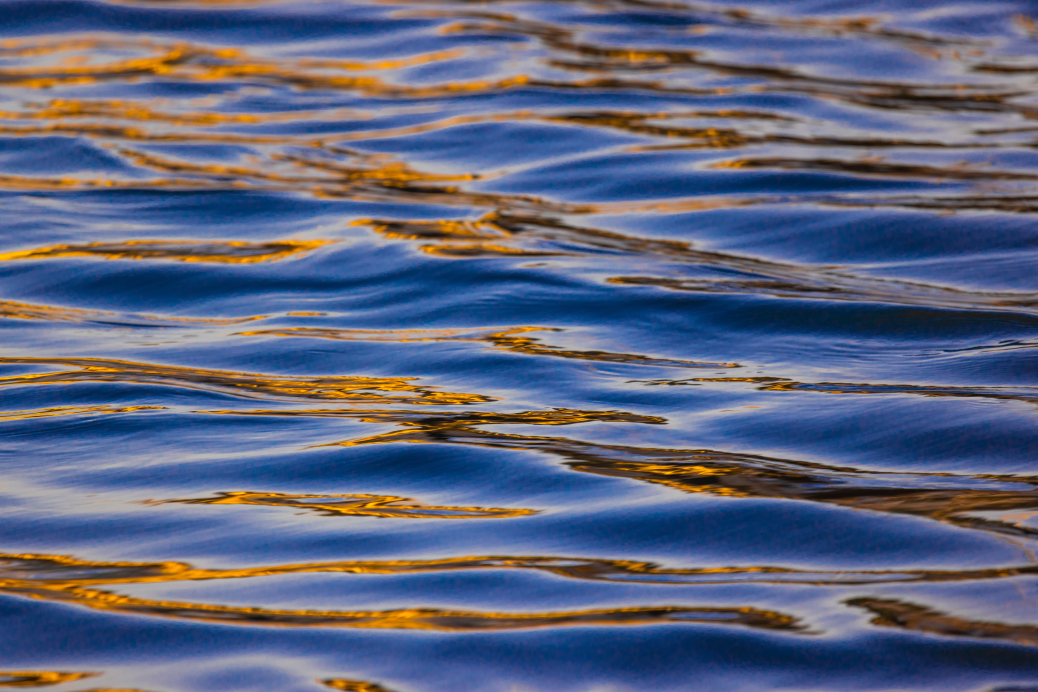
#> input picture client/python/projectairsim/tests/assets/sample_texture.png, 1038 x 692 px
$ python -i image_validation_utils.py   (imports and definitions only)
#> lines starting #> are read from the running program, lines starting #| are printed output that depends on the picture
"""
Shared helpers for RGB image validation in pytest (non-test module; not collected).

Uses OpenCV + NumPy only (already project dependencies).
"""

from __future__ import annotations

import os
from typing import Optional, Tuple

import cv2
import numpy as np


def grayscale_normalized_cross_correlation(
    img_bgr: np.ndarray, ref_bgr: np.ndarray
) -> float:
    """Return Pearson correlation of flattened grayscale patches (1.0 = identical up to affine scaling).

    Both images are resized to the reference dimensions before comparison.
    """
    if ref_bgr is None or ref_bgr.size == 0 or img_bgr is None or img_bgr.size == 0:
        return 0.0
    h, w = ref_bgr.shape[:2]
    cur = cv2.resize(img_bgr, (w, h), interpolation=cv2.INTER_AREA)
    g1 = cv2.cvtColor(cur, cv2.COLOR_BGR2GRAY).astype(np.float64)
    g2 = cv2.cvtColor(ref_bgr, cv2.COLOR_BGR2GRAY).astype(np.float64)
    g1 -= g1.mean()
    g2 -= g2.mean()
    n = float(np.linalg.norm(g1.ravel()) * np.linalg.norm(g2.ravel()))
    if n < 1e-9:
        return 0.0
    return float(np.dot(g1.ravel(), g2.ravel()) / n)


def assert_rgb_scene_image_valid(
    img_msg: dict,
    *,
    reference_image_path: str = "",
    min_similarity_to_reference: float = 0.85,
    min_gray_std: float = 2.0,
) -> Tuple[Optional[float], np.ndarray]:
    """Decode a scene camera message and assert it carries plausible image data.

    Always checks non-empty buffer, shape, and non-flat intensity (std on grayscale).

    If ``reference_image_path`` is set (non-empty and file exists), also asserts
    normalized grayscale correlation to that reference is >= ``min_similarity_to_reference``.

    Returns:
        (similarity_or_none, bgr_image) for optional extra assertions by the caller.
    """
    assert img_msg is not None
    assert "data" in img_msg and "width" in img_msg and "height" in img_msg
    w, h = int(img_msg["width"]), int(img_msg["height"])
    assert w > 0 and h > 0
    raw = img_msg["data"]
    if isinstance(raw, list):
        nparr = np.array(raw, dtype=np.uint8)
    else:
        nparr = np.frombuffer(raw, dtype=np.uint8)
    expected = w * h * 3
    assert nparr.size >= expected, f"buffer too small: {nparr.size} < {expected}"
    bgr = nparr[:expected].reshape((h, w, 3))
    gray = cv2.cvtColor(bgr, cv2.COLOR_BGR2GRAY)
    assert float(gray.std()) >= min_gray_std, "image looks flat or empty (low std)"

    sim: Optional[float] = None
    path = (reference_image_path or "").strip()
    if path and os.path.isfile(path):
        ref = cv2.imread(path, cv2.IMREAD_COLOR)
        assert ref is not None and ref.size > 0, f"failed to load reference: {path}"
        sim = grayscale_normalized_cross_correlation(bgr, ref)
        assert sim >= min_similarity_to_reference, (
            f"scene image similarity {sim:.4f} below minimum "
            f"{min_similarity_to_reference:.4f} vs reference {path}"
        )
        print("similarity to reference:", sim)
    return sim, bgr

>>> import cv2
>>> picture = cv2.imread('assets/sample_texture.png', cv2.IMREAD_GRAYSCALE)
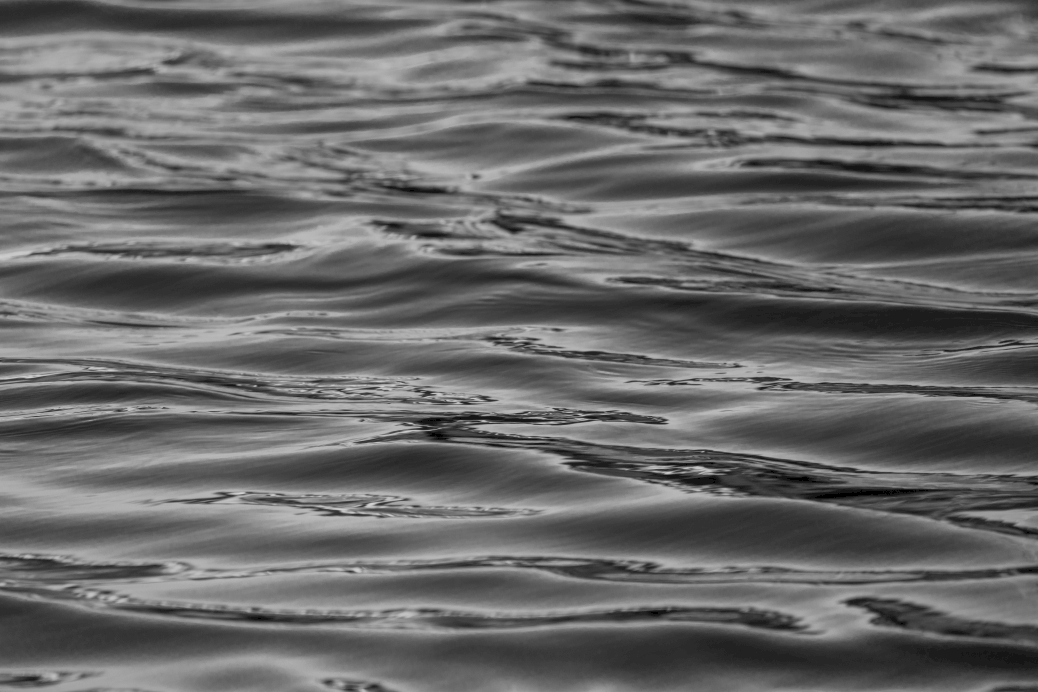
#> picture: shape (692, 1038); min 0, max 210, mean 105.3
>>> result = assert_rgb_scene_image_valid(picture)
#> (the run stopped early here; a loop or call above may not have finished)
